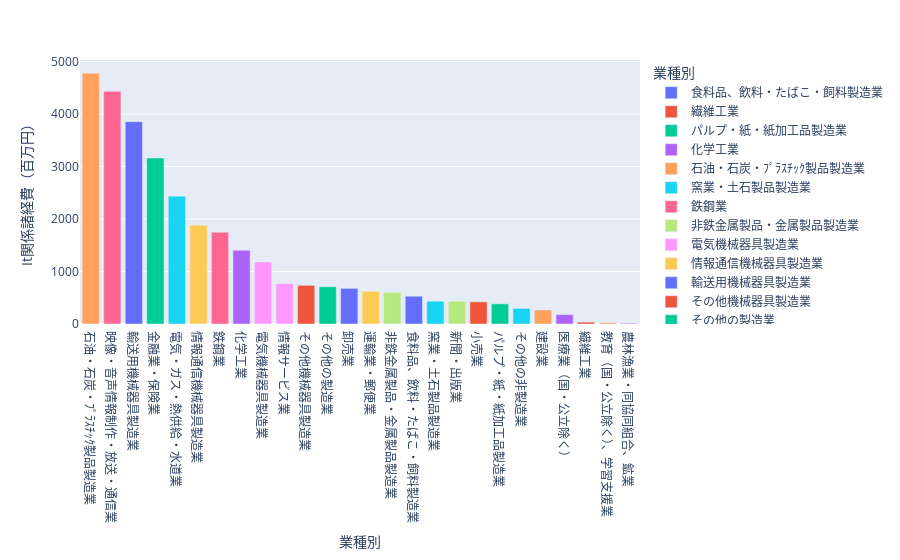

The cell this chart's notebook holds for it:
### Markdown cell above
## 産業における1企業当たりIt関係諸経費

### Code cell
#可視化必要データへ整形
df_v4_1tbl_melt_invst = df_v4_1tbl_melt[df_v4_1tbl_melt['groupe']=='IT関係諸経費合計（百万円）']

fig = px.bar(df_v4_1tbl_melt_invst, x='業種別',y ='value',color='業種別')

#軸の設定等 何故かエラー？？？
# fig.update_layout(width=900,height=500,margin=dict(l=50,r=50,b=40,t=60),
#                   yaxis=dict(range=[0,200]),xaxis=dict(dtick=1, autorange=True))

fig.update_yaxes(title_text="It関係諸経費（百万円）")

#データを並び替え
fig.update_layout(xaxis={'categoryorder':'total descending'})

#グラフの表示
fig.show()

### Figure 1 — Plotly figure (JSON) as saved in the notebook; plotly's stock layout.template omitted (floating-point values rounded to 4 significant figures)
{"data": [{"alignmentgroup": "True", "hovertemplate": "業種別=%{x}<br>value=%{y}<extra></extra>", "legendgroup": "食料品、飲料・たばこ・飼料製造業", "marker": {"color": "#636efa", "pattern": {"shape": ""}}, "name": "食料品、飲料・たばこ・飼料製造業", "offsetgroup": "食料品、飲料・たばこ・飼料製造業", "orientation": "v", "showlegend": true, "textposition": "auto", "type": "bar", "x": ["食料品、飲料・たばこ・飼料製造業"], "xaxis": "x", "y": [529.3], "yaxis": "y"}, {"alignmentgroup": "True", "hovertemplate": "業種別=%{x}<br>value=%{y}<extra></extra>", "legendgroup": "繊維工業", "marker": {"color": "#EF553B", "pattern": {"shape": ""}}, "name": "繊維工業", "offsetgroup": "繊維工業", "orientation": "v", "showlegend": true, "textposition": "auto", "type": "bar", "x": ["繊維工業"], "xaxis": "x", "y": [36.22], "yaxis": "y"}, {"alignmentgroup": "True", "hovertemplate": "業種別=%{x}<br>value=%{y}<extra></extra>", "legendgroup": "パルプ・紙・紙加工品製造業", "marker": {"color": "#00cc96", "pattern": {"shape": ""}}, "name": "パルプ・紙・紙加工品製造業", "offsetgroup": "パルプ・紙・紙加工品製造業", "orientation": "v", "showlegend": true, "textposition": "auto", "type": "bar", "x": ["パルプ・紙・紙加工品製造業"], "xaxis": "x", "y": [383.9], "yaxis": "y"}, {"alignmentgroup": "True", "hovertemplate": "業種別=%{x}<br>value=%{y}<extra></extra>", "legendgroup": "化学工業", "marker": {"color": "#ab63fa", "pattern": {"shape": ""}}, "name": "化学工業", "offsetgroup": "化学工業", "orientation": "v", "showlegend": true, "textposition": "auto", "type": "bar", "x": ["化学工業"], "xaxis": "x", "y": [1406.0], "yaxis": "y"}, {"alignmentgroup": "True", "hovertemplate": "業種別=%{x}<br>value=%{y}<extra></extra>", "legendgroup": "石油・石炭・ﾌﾟﾗｽﾁｯｸ製品製造業", "marker": {"color": "#FFA15A", "pattern": {"shape": ""}}, "name": "石油・石炭・ﾌﾟﾗｽﾁｯｸ製品製造業", "offsetgroup": "石油・石炭・ﾌﾟﾗｽﾁｯｸ製品製造業", "orientation": "v", "showlegend": true, "textposition": "auto", "type": "bar", "x": ["石油・石炭・ﾌﾟﾗｽﾁｯｸ製品製造業"], "xaxis": "x", "y": [4778.0], "yaxis": "y"}, {"alignmentgroup": "True", "hovertemplate": "業種別=%{x}<br>value=%{y}<extra></extra>", "legendgroup": "窯業・土石製品製造業", "marker": {"color": "#19d3f3", "pattern": {"shape": ""}}, "name": "窯業・土石製品製造業", "offsetgroup": "窯業・土石製品製造業", "orientation": "v", "showlegend": true, "textposition": "auto", "type": "bar", "x": ["窯業・土石製品製造業"], "xaxis": "x", "y": [434.1], "yaxis": "y"}, {"alignmentgroup": "True", "hovertemplate": "業種別=%{x}<br>value=%{y}<extra></extra>", "legendgroup": "鉄鋼業", "marker": {"color": "#FF6692", "pattern": {"shape": ""}}, "name": "鉄鋼業", "offsetgroup": "鉄鋼業", "orientation": "v", "showlegend": true, "textposition": "auto", "type": "bar", "x": ["鉄鋼業"], "xaxis": "x", "y": [1746.0], "yaxis": "y"}, {"alignmentgroup": "True", "hovertemplate": "業種別=%{x}<br>value=%{y}<extra></extra>", "legendgroup": "非鉄金属製品・金属製品製造業", "marker": {"color": "#B6E880", "pattern": {"shape": ""}}, "name": "非鉄金属製品・金属製品製造業", "offsetgroup": "非鉄金属製品・金属製品製造業", "orientation": "v", "showlegend": true, "textposition": "auto", "type": "bar", "x": ["非鉄金属製品・金属製品製造業"], "xaxis": "x", "y": [606.7], "yaxis": "y"}, {"alignmentgroup": "True", "hovertemplate": "業種別=%{x}<br>value=%{y}<extra></extra>", "legendgroup": "電気機械器具製造業", "marker": {"color": "#FF97FF", "pattern": {"shape": ""}}, "name": "電気機械器具製造業", "offsetgroup": "電気機械器具製造業", "orientation": "v", "showlegend": true, "textposition": "auto", "type": "bar", "x": ["電気機械器具製造業"], "xaxis": "x", "y": [1182.0], "yaxis": "y"}, {"alignmentgroup": "True", "hovertemplate": "業種別=%{x}<br>value=%{y}<extra></extra>", "legendgroup": "情報通信機械器具製造業", "marker": {"color": "#FECB52", "pattern": {"shape": ""}}, "name": "情報通信機械器具製造業", "offsetgroup": "情報通信機械器具製造業", "orientation": "v", "showlegend": true, "textposition": "auto", "type": "bar", "x": ["情報通信機械器具製造業"], "xaxis": "x", "y": [1884.0], "yaxis": "y"}, {"alignmentgroup": "True", "hovertemplate": "業種別=%{x}<br>value=%{y}<extra></extra>", "legendgroup": "輸送用機械器具製造業", "marker": {"color": "#636efa", "pattern": {"shape": ""}}, "name": "輸送用機械器具製造業", "offsetgroup": "輸送用機械器具製造業", "orientation": "v", "showlegend": true, "textposition": "auto", "type": "bar", "x": ["輸送用機械器具製造業"], "xaxis": "x", "y": [3856.0], "yaxis": "y"}, {"alignmentgroup": "True", "hovertemplate": "業種別=%{x}<br>value=%{y}<extra></extra>", "legendgroup": "その他機械器具製造業", "marker": {"color": "#EF553B", "pattern": {"shape": ""}}, "name": "その他機械器具製造業", "offsetgroup": "その他機械器具製造業", "orientation": "v", "showlegend": true, "textposition": "auto", "type": "bar", "x": ["その他機械器具製造業"], "xaxis": "x", "y": [737.0], "yaxis": "y"}, {"alignmentgroup": "True", "hovertemplate": "業種別=%{x}<br>value=%{y}<extra></extra>", "legendgroup": "その他の製造業", "marker": {"color": "#00cc96", "pattern": {"shape": ""}}, "name": "その他の製造業", "offsetgroup": "その他の製造業", "orientation": "v", "showlegend": true, "textposition": "auto", "type": "bar", "x": ["その他の製造業"], "xaxis": "x", "y": [709.1], "yaxis": "y"}, {"alignmentgroup": "True", "hovertemplate": "業種別=%{x}<br>value=%{y}<extra></extra>", "legendgroup": "農林漁業・同協同組合、鉱業", "marker": {"color": "#ab63fa", "pattern": {"shape": ""}}, "name": "農林漁業・同協同組合、鉱業", "offsetgroup": "農林漁業・同協同組合、鉱業", "orientation": "v", "showlegend": true, "textposition": "auto", "type": "bar", "x": ["農林漁業・同協同組合、鉱業"], "xaxis": "x", "y": [14.75], "yaxis": "y"}, {"alignmentgroup": "True", "hovertemplate": "業種別=%{x}<br>value=%{y}<extra></extra>", "legendgroup": "建設業", "marker": {"color": "#FFA15A", "pattern": {"shape": ""}}, "name": "建設業", "offsetgroup": "建設業", "orientation": "v", "showlegend": true, "textposition": "auto", "type": "bar", "x": ["建設業"], "xaxis": "x", "y": [267.9], "yaxis": "y"}, {"alignmentgroup": "True", "hovertemplate": "業種別=%{x}<br>value=%{y}<extra></extra>", "legendgroup": "電気・ガス・熱供給・水道業", "marker": {"color": "#19d3f3", "pattern": {"shape": ""}}, "name": "電気・ガス・熱供給・水道業", "offsetgroup": "電気・ガス・熱供給・水道業", "orientation": "v", "showlegend": true, "textposition": "auto", "type": "bar", "x": ["電気・ガス・熱供給・水道業"], "xaxis": "x", "y": [2435.0], "yaxis": "y"}, {"alignmentgroup": "True", "hovertemplate": "業種別=%{x}<br>value=%{y}<extra></extra>", "legendgroup": "映像・音声情報制作・放送・通信業", "marker": {"color": "#FF6692", "pattern": {"shape": ""}}, "name": "映像・音声情報制作・放送・通信業", "offsetgroup": "映像・音声情報制作・放送・通信業", "orientation": "v", "showlegend": true, "textposition": "auto", "type": "bar", "x": ["映像・音声情報制作・放送・通信業"], "xaxis": "x", "y": [4433.0], "yaxis": "y"}, {"alignmentgroup": "True", "hovertemplate": "業種別=%{x}<br>value=%{y}<extra></extra>", "legendgroup": "新聞・出版業", "marker": {"color": "#B6E880", "pattern": {"shape": ""}}, "name": "新聞・出版業", "offsetgroup": "新聞・出版業", "orientation": "v", "showlegend": true, "textposition": "auto", "type": "bar", "x": ["新聞・出版業"], "xaxis": "x", "y": [433.6], "yaxis": "y"}, {"alignmentgroup": "True", "hovertemplate": "業種別=%{x}<br>value=%{y}<extra></extra>", "legendgroup": "情報サービス業", "marker": {"color": "#FF97FF", "pattern": {"shape": ""}}, "name": "情報サービス業", "offsetgroup": "情報サービス業", "orientation": "v", "showlegend": true, "textposition": "auto", "type": "bar", "x": ["情報サービス業"], "xaxis": "x", "y": [769.0], "yaxis": "y"}, {"alignmentgroup": "True", "hovertemplate": "業種別=%{x}<br>value=%{y}<extra></extra>", "legendgroup": "運輸業・郵便業", "marker": {"color": "#FECB52", "pattern": {"shape": ""}}, "name": "運輸業・郵便業", "offsetgroup": "運輸業・郵便業", "orientation": "v", "showlegend": true, "textposition": "auto", "type": "bar", "x": ["運輸業・郵便業"], "xaxis": "x", "y": [622.5], "yaxis": "y"}, {"alignmentgroup": "True", "hovertemplate": "業種別=%{x}<br>value=%{y}<extra></extra>", "legendgroup": "卸売業", "marker": {"color": "#636efa", "pattern": {"shape": ""}}, "name": "卸売業", "offsetgroup": "卸売業", "orientation": "v", "showlegend": true, "textposition": "auto", "type": "bar", "x": ["卸売業"], "xaxis": "x", "y": [678.5], "yaxis": "y"}, {"alignmentgroup": "True", "hovertemplate": "業種別=%{x}<br>value=%{y}<extra></extra>", "legendgroup": "小売業", "marker": {"color": "#EF553B", "pattern": {"shape": ""}}, "name": "小売業", "offsetgroup": "小売業", "orientation": "v", "showlegend": true, "textposition": "auto", "type": "bar", "x": ["小売業"], "xaxis": "x", "y": [422.3], "yaxis": "y"}, {"alignmentgroup": "True", "hovertemplate": "業種別=%{x}<br>value=%{y}<extra></extra>", "legendgroup": "金融業・保険業", "marker": {"color": "#00cc96", "pattern": {"shape": ""}}, "name": "金融業・保険業", "offsetgroup": "金融業・保険業", "orientation": "v", "showlegend": true, "textposition": "auto", "type": "bar", "x": ["金融業・保険業"], "xaxis": "x", "y": [3163.0], "yaxis": "y"}, {"alignmentgroup": "True", "hovertemplate": "業種別=%{x}<br>value=%{y}<extra></extra>", "legendgroup": "医療業（国・公立除く）", "marker": {"color": "#ab63fa", "pattern": {"shape": ""}}, "name": "医療業（国・公立除く）", "offsetgroup": "医療業（国・公立除く）", "orientation": "v", "showlegend": true, "textposition": "auto", "type": "bar", "x": ["医療業（国・公立除く）"], "xaxis": "x", "y": [179.7], "yaxis": "y"}, {"alignmentgroup": "True", "hovertemplate": "業種別=%{x}<br>value=%{y}<extra></extra>", "legendgroup": "教育（国・公立除く）、学習支援業", "marker": {"color": "#FFA15A", "pattern": {"shape": ""}}, "name": "教育（国・公立除く）、学習支援業", "offsetgroup": "教育（国・公立除く）、学習支援業", "orientation": "v", "showlegend": true, "textposition": "auto", "type": "bar", "x": ["教育（国・公立除く）、学習支援業"], "xaxis": "x", "y": [26.5], "yaxis": "y"}, {"alignmentgroup": "True", "hovertemplate": "業種別=%{x}<br>value=%{y}<extra></extra>", "legendgroup": "その他の非製造業", "marker": {"color": "#19d3f3", "pattern": {"shape": ""}}, "name": "その他の非製造業", "offsetgroup": "その他の非製造業", "orientation": "v", "showlegend": true, "textposition": "auto", "type": "bar", "x": ["その他の非製造業"], "xaxis": "x", "y": [296.2], "yaxis": "y"}], "layout": {"barmode": "relative", "legend": {"title": {"text": "業種別"}, "tracegroupgap": 0}, "margin": {"t": 60}, "xaxis": {"anchor": "y", "categoryarray": ["食料品、飲料・たばこ・飼料製造業", "繊維工業", "パルプ・紙・紙加工品製造業", "化学工業", "石油・石炭・ﾌﾟﾗｽﾁｯｸ製品製造業", "窯業・土石製品製造業", "鉄鋼業", "非鉄金属製品・金属製品製造業", "電気機械器具製造業", "情報通信機械器具製造業", "輸送用機械器具製造業", "その他機械器具製造業", "その他の製造業", "農林漁業・同協同組合、鉱業", "建設業", "電気・ガス・熱供給・水道業", "映像・音声情報制作・放送・通信業", "新聞・出版業", "情報サービス業", "運輸業・郵便業", "卸売業", "小売業", "金融業・保険業", "医療業（国・公立除く）", "教育（国・公立除く）、学習支援業", "その他の非製造業"], "categoryorder": "total descending", "domain": [0, 1], "title": {"text": "業種別"}}, "yaxis": {"anchor": "x", "domain": [0, 1], "title": {"text": "It関係諸経費（百万円）"}}}}
